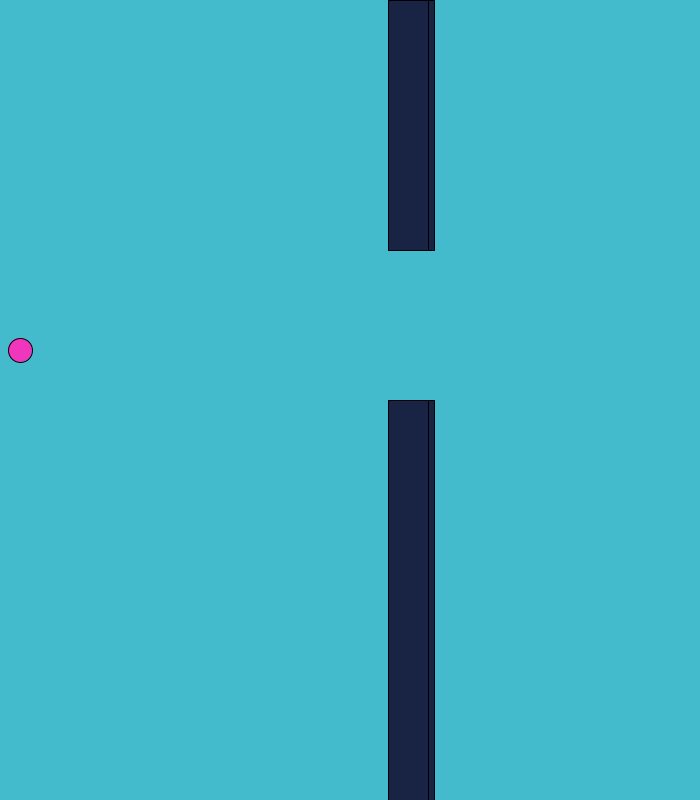
Frame 1 (no input)
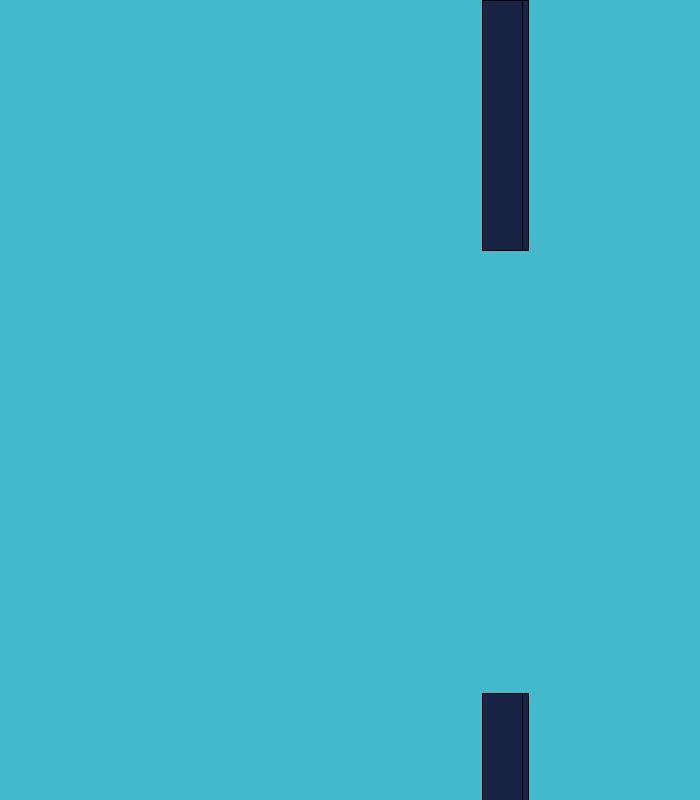
Frame 60 (the mouse pressed at the canvas centre just before this capture)
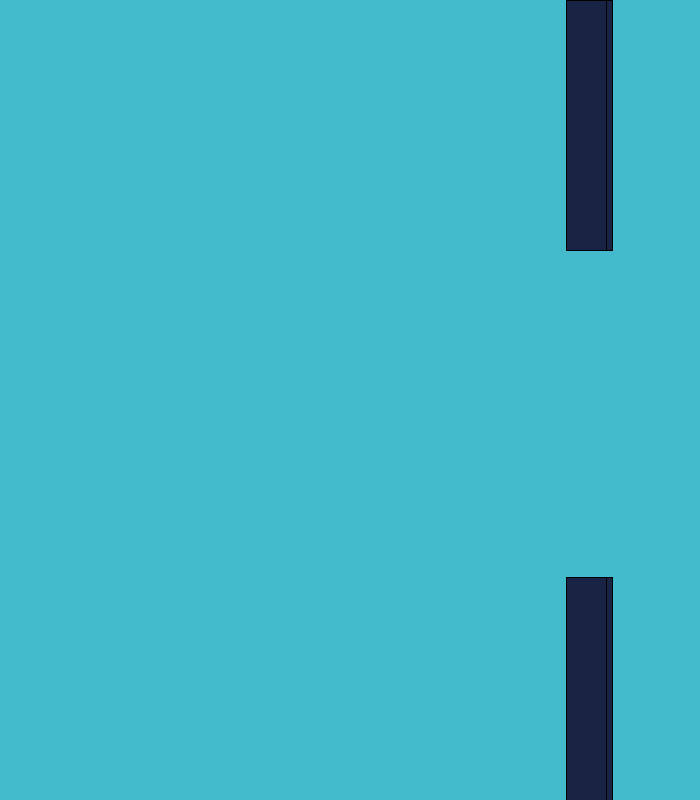
Frame 120 (the mouse held since frame 60 and released just before this capture)

The Processing sketch that drew these frames (run headless with seeded random() and noise(); from frame 60 on, the mouse is pressed at the canvas centre):

// Processing sketch: Flappy_Bird
// ── Flappy_Bird.pde
int birdX= 20;
int birdY=350;

int birdWidth= 24;
int birdHeight = 24;

double velocity= 0;
double gravity= 0.5 ;

int pipeX= 400;
int pipeY= 400;

void setup() {
  size(700, 800);
}
void draw() {
  background(68, 187, 204);

  //ball
  fill(239, 54, 188);
  ellipse(birdX, birdY, birdWidth, birdHeight);

  birdY+= velocity;
  velocity+=gravity;
  //pipe

  fill(25, 35, 67);
  pipeX-=6;
  rect(pipeX, 0, 40, 250);
  rect(pipeX, pipeY, 40, 400);
  if (pipeX<=0) {
     pipeY= (int) random(500, 800);
    pipeX=800;
  }
  fill(25, 35, 67);
  pipeX-=6;
  rect(pipeX, 0, 40, 250);
  rect(pipeX, pipeY, 40, 400);
  if (pipeX<=0) {
     pipeY= (int) random(500, 800);
    pipeX=800;
  if(intersects(birdX,birdY, pipeX,pipeY,40)){
    text("YOU HAVE DIED:(", 400, 300);
exit();
  }
}
 
}

void keyPressed() {
  if (key=='w') {
    velocity= -10;
  }
}
boolean intersects(int birdX, int birdY, int pipeX, int pipeY, int pipeWidth) {
  if (birdY > pipeY - 4 && birdX > pipeX && birdX < pipeX + pipeWidth)
    return true;
  else 
  return false;
}
